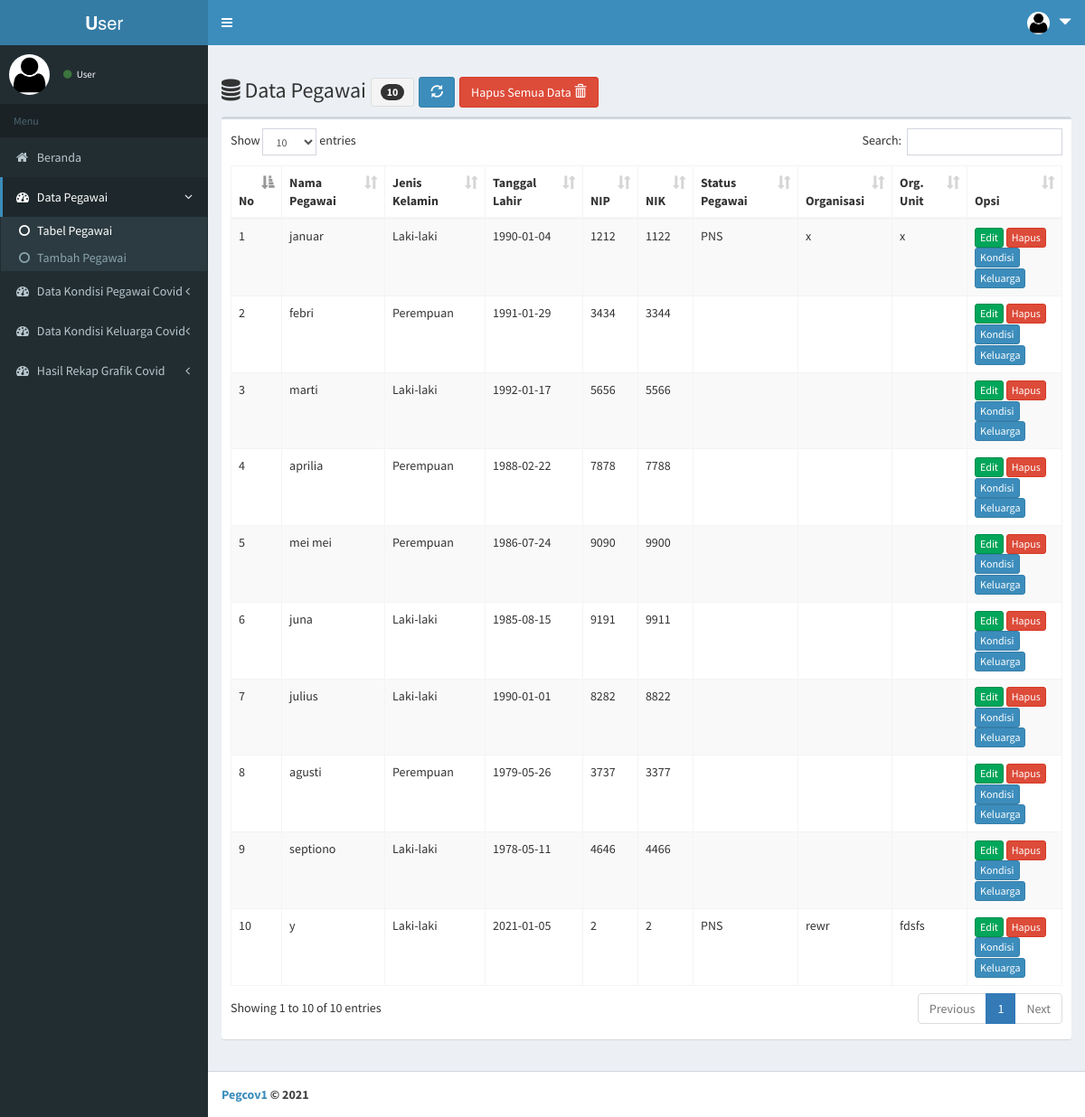
The app's page /page/index.php?menu=peg_data with its own data.
### tables this page shows
CREATE TABLE `tb_peg` (
  `peg_id` int(11) NOT NULL,
  `peg_nama` varchar(30) NOT NULL,
  `peg_jk` enum('Laki-laki','Perempuan') NOT NULL,
  `peg_tgllahir` date NOT NULL,
  `peg_nip` varchar(20) NOT NULL,
  `peg_nik` varchar(20) NOT NULL,
  `peg_stapeg` varchar(30) NOT NULL,
  `peg_org` varchar(40) NOT NULL,
  `peg_orgunit` varchar(40) NOT NULL
);

### page/peg_data.php (the view, shortened to what this page needs)
<!DOCTYPE html>
<html>
<head>
</head>
<body>
  	<div class="row">
	  <div class="col-xs-12 col-md-12">
	    <h3><span class="fa fa-database"></span>
		    Data Pegawai
		    <?php
		      $qjumlah = mysqli_query($koneksi,"SELECT * FROM tb_peg ");
		      $jumlah = mysqli_num_rows($qjumlah);
		    ?>
		    <button class="btn btn-sm btn-default"><span class="badge"><?php echo $jumlah; ?></span></button>
		    <a href="?menu=peg_data" class="btn btn-primary"><span class="glyphicon glyphicon-refresh"></a>
		    <a onclick="return confirm('Anda yakin menghapus semua data industri rumahan ?')" href="?menu=peg_hapus_semua" class="btn btn-danger">Hapus Semua Data <span class="glyphicon glyphicon-trash"></a>
		</h3>
	  </div>
	</div>
	<div class="box">
        <div class="box-body">
          	<table id="example1" class="table table-bordered table-striped">
	            <thead>
		            <tr>
						<th>No</th>
						<th>Nama Pegawai</th>
						<th>Jenis Kelamin</th>
						<th>Tanggal Lahir</th>
						<th>NIP</th>
						<th>NIK</th>
						<th>Status Pegawai</th>
						<th>Organisasi</th>
						<th>Org. Unit</th>
						<th>Opsi</th>
		            </tr>
	            </thead>
	            <tbody>
					<?php
					    $no = 1;
					    $sql = $koneksi->query("SELECT * FROM tb_peg");
					    while ($data=$sql->fetch_assoc()) {
					?>
				    <tr>
				        <td> <?php echo $no++; ?> </td>
				        <td> <?php echo $data['peg_nama']; ?></td>
				        <td> <?php echo $data['peg_jk']; ?></td>
				        <td> <?php echo $data['peg_tgllahir']; ?></td>
				        <td> <?php echo $data['peg_nip']; ?></td>
				        <td> <?php echo $data['peg_nik']; ?></td>
				        <td> <?php echo $data['peg_stapeg']; ?></td>
				        <td> <?php echo $data['peg_org']; ?></td>
				        <td> <?php echo $data['peg_orgunit']; ?></td>
				        <td>
							<a href="?menu=peg_edit&peg_id=<?php echo $data['peg_id']; ?>" class="btn btn-xs btn-success" title="Edit <?php echo $data['peg_nama'];?>">Edit</a>
							<a onclick="return confirm('Anda yakin menghapus data pegawai <?php echo $data['peg_nama']; ?> ?')" href="?menu=peg_hapus&peg_id=<?php echo $data['peg_id']; ?>" class="btn btn-xs btn-danger" title="Hapus <?php echo $data['peg_nama'];?>" >Hapus</a>
							<br>
							<a href="?menu=kon_data&peg_id=<?php echo $data['peg_id']; ?>" class="btn btn-xs btn-primary" title="Kondisi <?php echo $data['peg_nama'];?>">Kondisi</a>
							<a href="?menu=kel_identitas&peg_id=<?php echo $data['peg_id']; ?>" class="btn btn-xs btn-primary" title="Keluarga <?php echo $data['peg_nama'];?>">Keluarga</a>
				        </td>
				    </tr>
	      			<?php
	    				}
					?>
	            </tbody>
        	</table>
    	</div>
	</div>
</body>
</html>

### page/index.php (shortened to what this page needs)
<?php
  include "../inc/koneksi.php";
  $qprofil = mysqli_query($koneksi,"SELECT * FROM tb_user WHERE user_id='$_SESSION[userweb]'");
  $profil = mysqli_fetch_array($qprofil);
?>
<!DOCTYPE html>
<html>
  <head>
    <link rel="stylesheet" href="../lte/bootstrap/css/bootstrap.min.css">
    <link rel="stylesheet" href="https://cdnjs.cloudflare.com/ajax/libs/font-awesome/4.5.0/css/font-awesome.min.css">
    <link rel="stylesheet" href="https://cdnjs.cloudflare.com/ajax/libs/ionicons/2.0.1/css/ionicons.min.css">
    <link rel="stylesheet" href="../lte/dist/css/AdminLTE.min.css">
    <link rel="stylesheet" href="../lte/dist/css/skins/skin-blue.min.css">
    <link rel="stylesheet" href="../lte/plugins/datatables/dataTables.bootstrap.css">
    <link rel="stylesheet" href="../lte/dist/css/skins/_all-skins.min.css">
  </head>
  <body class="hold-transition skin-blue sidebar-mini">
  <div class="wrapper">
    <header class="main-header">
      <a href="" class="logo">
        <span class="logo-lg"><b>U</b>ser</span>
      </a>
      <nav class="navbar navbar-static-top" role="navigation">
        <a href="#" class="sidebar-toggle" data-toggle="offcanvas" role="button">
        </a>
      <div class="navbar-custom-menu">
        <ul class="nav navbar-nav">
          <li class="dropdown user user-menu">
            <a href="#" class="dropdown-toggle" data-toggle="dropdown">
              <img src="../lte/dist/img/user1.png" class="user-image" alt="User Image">
              <span class="hidden-xs"><span class="glyphicon glyphicon-triangle-bottom"></span></span>
            </a>
          </li>
        </ul>
      </div>
    </nav>
  </header>
  <aside class="main-sidebar">
    <section class="sidebar">
      <div class="user-panel">
        <div class="pull-left image">
          <img src="../lte/dist/img/user1.png" class="img-circle" alt="User Image">
        </div>
        <div class="pull-left info">
          <a href="#">
            <i class="fa fa-circle text-success"></i> User <?php echo $profil['user_akses']; ?></a>
        </div>
      </div>
      <?php
        @$menu= $_GET['menu'];
      ?>
      <ul class="sidebar-menu">
        <li class="header">Menu</li>
        <li <?php if ($menu=="" || $menu=="dashboard"){echo "class='active'";} ?>>
          <a href="?menu=dashboard"><i class="fa fa-home"></i>
            <span>Beranda</span>
          </a>
        </li>
        <li <?php if ($menu=="peg_data" || $menu=="peg_tambah" || $menu=="peg_edit" || $menu=="peg_hapus"|| $menu=="peg_hapus_semua"|| $menu=="kon_data"|| $menu=="kon_edit"|| $menu=="kon_tambah"|| $menu=="kel_data"|| $menu=="kel_edit"|| $menu=="kel_tambah")
        {echo "class='active treeview'";} ?>>
          <a href="?menu=peg_data">
            <i class="fa fa-dashboard"></i> <span>Data Pegawai</span>
            <span class="pull-right-container">
              <i class="fa fa-angle-left pull-right"></i>
            </span>
          </a>
          <ul class="treeview-menu">
<li <?php if ($menu=="peg_data" || $menu=="peg_edit"|| $menu=="kon_data"|| $menu=="kon_edit"|| $menu=="kon_tambah"|| $menu=="kel_data"|| $menu=="kel_edit"|| $menu=="kel_tambah")  {echo "class='active'";} ?>><a href="?menu=peg_data">  <i class="fa fa-circle-o"></i>Tabel Pegawai</a></li>
<li <?php if ($menu=="peg_tambah"){echo "class='active'";} ?>><a href="?menu=peg_tambah"><i class="fa fa-circle-o"></i>Tambah Pegawai</a></li>
          </ul>
        </li>
        <li <?php if ($menu=="kon_data" || $menu=="kon_tambah" || $menu=="kon_edit" || $menu=="kon_hapus"|| $menu=="kon_hapus_semua")
        {echo "class='active treeview'";} ?>>
          <a href="#">
            <i class="fa fa-dashboard"></i> <span>Data Kondisi Pegawai Covid</span>
            <span class="pull-right-container">
              <i class="fa fa-angle-left pull-right"></i>
            </span>
          </a>
        </li>
        <li <?php if ($menu=="kel_data" || $menu=="kel_tambah" || $menu=="kel_tambah_lama" || $menu=="kel_edit" || $menu=="kel_hapus"|| $menu=="kel_hapus_semua" || $menu=="kel_identitas" || $menu=="kel_identitas_edit")
        {echo "class='active treeview'";} ?>>
          <a href="#">
            <i class="fa fa-dashboard"></i> <span>Data Kondisi Keluarga Covid</span>
            <span class="pull-right-container">
              <i class="fa fa-angle-left pull-right"></i>
            </span>
          </a>
        </li>
        <li <?php if ($menu=="rekap_data"||$menu=="rekap_detail"||$menu=="rekap_detail_kel"||$menu=="rekap_grafik"||$menu=="rekap_grafik_kel")
        {echo "class='active treeview'";} ?>>
          <a href="#">
            <i class="fa fa-dashboard"></i> <span>Hasil Rekap Grafik Covid</span>
            <span class="pull-right-container">
              <i class="fa fa-angle-left pull-right"></i>
            </span>
          </a>
        </li>
      </ul>
    </section>
  </aside>
  <div class="content-wrapper">
    <section class="content">
      <?php
        switch($_GET['menu']){
          case 'peg_data':
          include "peg_data.php";
          break;
                ?>
                <?php
        }
      ?>
    </section>
  </div>
  <footer class="main-footer">
    <strong><a href="">Pegcov1</a> &copy; 2021 </a>
  </footer>
</div>
</body>
</html>

### records on screen
tb_peg: peg_nama "januar", peg_jk "Laki-laki", peg_tgllahir "1990-01-04", peg_nip "1212", peg_nik "1122", peg_stapeg "PNS", peg_org "x", peg_orgunit "x"
tb_peg: peg_nama "febri", peg_jk "Perempuan", peg_tgllahir "1991-01-29", peg_nip "3434", peg_nik "3344"
tb_peg: peg_nama "marti", peg_jk "Laki-laki", peg_tgllahir "1992-01-17", peg_nip "5656", peg_nik "5566"
tb_peg: peg_nama "aprilia", peg_jk "Perempuan", peg_tgllahir "1988-02-22", peg_nip "7878", peg_nik "7788"
tb_peg: peg_nama "mei mei", peg_jk "Perempuan", peg_tgllahir "1986-07-24", peg_nip "9090", peg_nik "9900"
tb_peg: peg_nama "juna", peg_jk "Laki-laki", peg_tgllahir "1985-08-15", peg_nip "9191", peg_nik "9911"
tb_peg: peg_nama "julius", peg_jk "Laki-laki", peg_tgllahir "1990-01-01", peg_nip "8282", peg_nik "8822"
tb_peg: peg_nama "agusti", peg_jk "Perempuan", peg_tgllahir "1979-05-26", peg_nip "3737", peg_nik "3377"
tb_peg: peg_nama "septiono", peg_jk "Laki-laki", peg_tgllahir "1978-05-11", peg_nip "4646", peg_nik "4466"
tb_peg: peg_nama "y", peg_jk "Laki-laki", peg_tgllahir "2021-01-05", peg_nip "2", peg_nik "2", peg_stapeg "PNS", peg_org "rewr", peg_orgunit "fdsfs"

### other values on screen
$jumlah "10"
